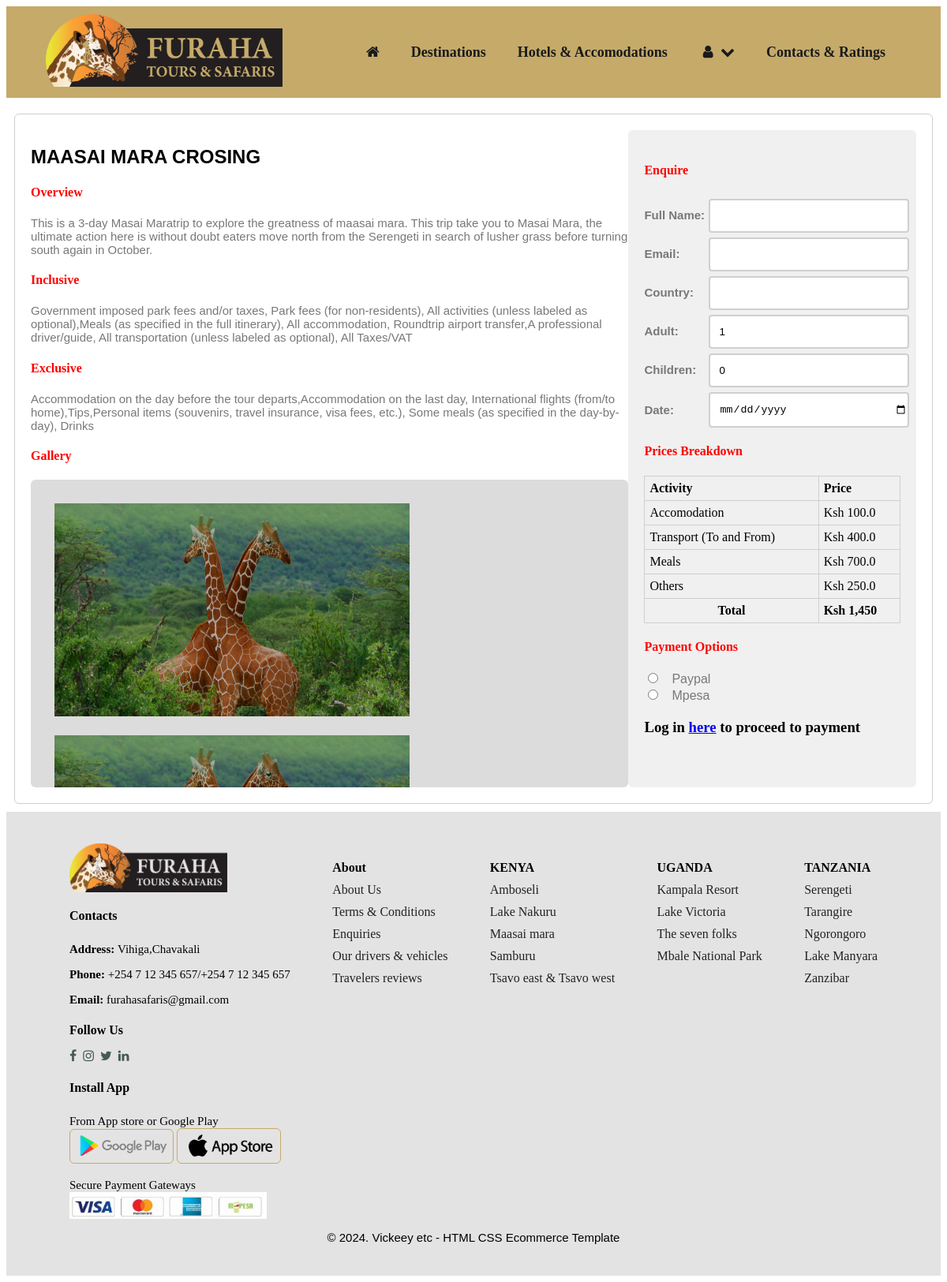
Page /trip/1/ on the earlier database version.
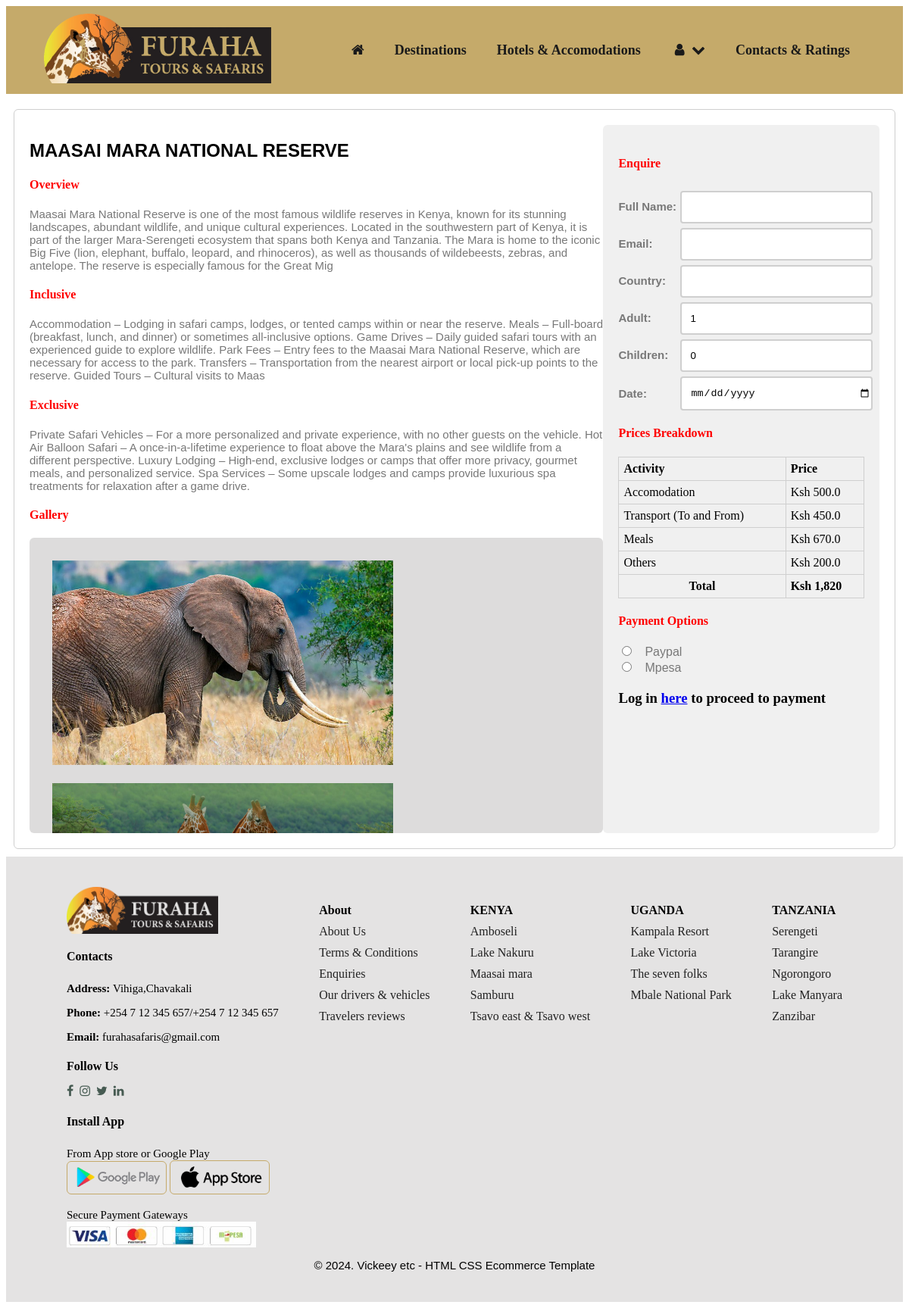
Same page on the later database version.
### tourapp/models.py (models this page shows, shortened)
class Trip(models.Model):
    title = models.CharField(max_length=100)
    overview = models.CharField(max_length=500)
    inclusive = models.CharField(max_length=500)
    exclusive = models.CharField(max_length=500)
    image1 = models.ImageField(upload_to='images/',default='images/giraffe.jpg')
    image2 = models.ImageField(upload_to='images/',default='images/giraffe.jpg')
    image3 = models.ImageField(upload_to='images/',default='images/giraffe.jpg')
    image4 = models.ImageField(upload_to='images/',default='images/giraffe.jpg')
    accomodation = models.FloatField(default=0)
    transport = models.FloatField(default=0)
    meals = models.FloatField(default=0)
    others = models.FloatField(default=0)
    def get_trip_total_amount(self):
        return round(self.accomodation + self.transport + self.meals + self.others)

### tourapp/views.py (the view, shortened to what this page needs)
# urls.py: path('trip/<pk>/',TripView.as_view(),name='trip'),
class TripView(DetailView):
    model = Trip
    template_name = 'trips.html'
    def get_context_data(self,*args,**kwargs):
        context = super().get_context_data(**kwargs)
        context['form'] = TripBookingForm()
        return context

### tourapp/forms.py
class TripBookingForm(forms.Form):
    full_name = forms.CharField(required=False)
    email = forms.EmailField(required=False)
    country = forms.CharField(required=False)
    adult = forms.IntegerField(required=False)
    children = forms.IntegerField(required=False)
    date = forms.DateField(required=False)
    payment_options = forms.ChoiceField(widget=forms.RadioSelect,choices=PAYMENT_OPTIONS)

### templates/trips.html (shortened to what the changed rows need)
{% extends 'base.html' %}
{% load static %}
{% block content %}
<body>
    <section id="detail">
        <div class="detail-content">
            <h2>{{object.title}}</h2>
            <h4>Overview</h4>
            <p>{{object.overview}}</p>
            <div class="incl-excl">
                <div>
                    <h4>Inclusive</h4>
                    <p>{{object.inclusive}}</p>
                </div>
                <div>
                    <h4>Exclusive</h4>
                    <p>{{object.exclusive}}</p>
                </div>
            </div>
            <div class="gallery">
                <h4>Gallery</h4>
                <div>
                    <img src="{{object.image1.url}}">
                    <img src="{{object.image2.url}}">
                </div>
            </div>
        </div>
        <div class="booking">
            <form action="" method="POST">
                <div class="prices">
                    <table>
                        <tr>
                            <th>Activity</th>
                            <th>Price</th>
                        </tr>
                        <tr>
                            <td>Accomodation</td>
                            <td>Ksh {{object.accomodation}}</td>
                        </tr>
                        <tr>
                            <td>Transport (To and From)</td>
                            <td>Ksh {{object.transport}}</td>
                        </tr>
                        <tr>
                            <td>Meals</td>
                            <td>Ksh {{object.meals}}</td>
                        </tr>
                        <tr>
                            <td>Others</td>
                            <td>Ksh {{object.others}}</td>
                        </tr>
                        <tr>
                            <td><strong>Ksh {{object.get_trip_total_amount}}</strong></td>
                        </tr>
                    </table>
                </div>
            </form>
        </div>
    </section>
</body>
{% endblock content %}

Differences in the rows shown:
changed Trip: title "MAASAI MARA CROSING" → "MAASAI MARA NATIONAL RESERVE"; overview "This is a 3-day Masai Maratrip to explore the greatness of maasai mara. This trip take you to Masai Mara, the ultimate action here is without doubt eaters move north from the Serengeti in search of lusher grass before turning south again in October." → "Maasai Mara National Reserve is one of the most famous wildlife reserves in Kenya, known for its stunning landscapes, abundant wildlife, and unique cultural experiences. Located in the southwestern part of Kenya, it is part of the larger Mara-Serengeti ecosystem that spans both Kenya and Tanzania. The Mara is home to the iconic Big Five (lion, elephant, buffalo, leopard, and rhinoceros), as well as thousands of wildebeests, zebras, and antelope. The reserve is especially famous for the Great Mig"; inclusive "Government imposed park fees and/or taxes, Park fees (for non-residents), All activities (unless labeled as optional),Meals (as specified in the full itinerary), All accommodation, Roundtrip airport transfer,A professional driver/guide, All transportation (unless labeled as optional), All Taxes/VAT" → "Accommodation – Lodging in safari camps, lodges, or tented camps within or near the reserve. Meals – Full-board (breakfast, lunch, and dinner) or sometimes all-inclusive options. Game Drives – Daily guided safari tours with an experienced guide to explore wildlife. Park Fees – Entry fees to the Maasai Mara National Reserve, which are necessary for access to the park. Transfers – Transportation from the nearest airport or local pick-up points to the reserve. Guided Tours – Cultural visits to Maas"; exclusive "Accommodation on the day before the tour departs,Accommodation on the last day, International flights (from/to home),Tips,Personal items (souvenirs, travel insurance, visa fees, etc.), Some meals (as specified in the day-by-day), Drinks" → "Private Safari Vehicles – For a more personalized and private experience, with no other guests on the vehicle. Hot Air Balloon Safari – A once-in-a-lifetime experience to float above the Mara's plains and see wildlife from a different perspective. Luxury Lodging – High-end, exclusive lodges or camps that offer more privacy, gourmet meals, and personalized service. Spa Services – Some upscale lodges and camps provide luxurious spa treatments for relaxation after a game drive."; image1: a different picture; accomodation "100.0" → "500.0"; transport "400.0" → "450.0"; meals "700.0" → "670.0"; others "250.0" → "200.0"; get_trip_total_amount "1,450" → "1,820"
